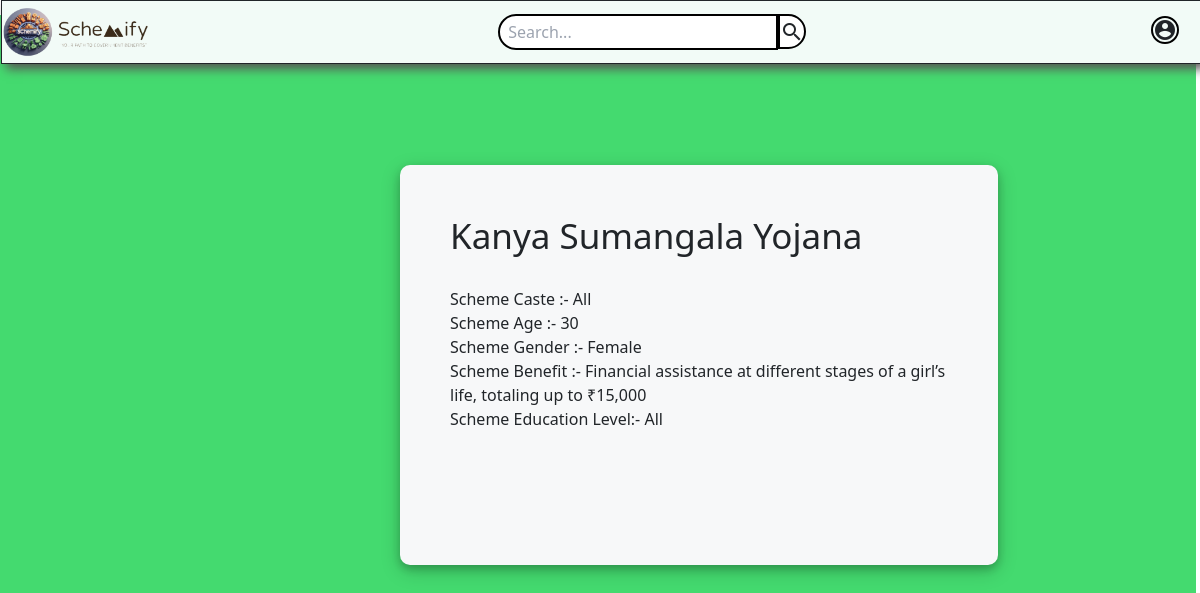
The app's page /schemeDetails/4 with its own data.
### myapp/models.py (models this page shows, shortened)
class SchemeData(models.Model):
      scheme_name = models.CharField(max_length = 100)
      scheme_caste = models.CharField(max_length = 100)
      scheme_annualIncome = models.IntegerField()
      scheme_gender = models.CharField(max_length=100, default='All')
      scheme_age = models.IntegerField(default=1)
      scheme_Minage = models.IntegerField(default=1)
      scheme_education_level = models.CharField(max_length = 100, default='NAN')
      scheme_benefits = models.TextField(default='NAN')
      class Meta:
        ordering = ['scheme_name']

### myapp/views.py (the view)
# urls.py: path('schemeDetails/<schemeID>',SchemeDetails , name='schemeDetails'),
def SchemeDetails(request, schemeID):
    scheme = SchemeData.objects.get(id = schemeID)
    data = {
        'schemeDetails' : scheme
    }
    return render(request, 'SchemeDetails.html', data)

### myapp/templates/schemeDetails.html (shortened to what this page needs)
<!DOCTYPE html>
<html lang="en">
<head>
    {% load static %}
    <link href="{% static 'details.css' %}" rel="stylesheet" />
    <script src="https://cdn.tailwindcss.com"></script>
    <link rel="stylesheet" href="https://cdnjs.cloudflare.com/ajax/libs/font-awesome/6.5.1/css/all.min.css">
      <link href="https://cdn.jsdelivr.net/npm/bootstrap@5.3.3/dist/css/bootstrap.min.css" rel="stylesheet">
</head>
<body>
        <div class="home-container">
          <div id="nav" class="home-header h-16 items-center">
            <div style="width: 150px;"><a href="/" class="size-full" ><img src="{% static 'Images/full logo.png' %}" class="rounded-full" alt=""></a></div>
            <span style="margin: 0 auto;" class="flex flex-shrink items-center searching">
                <input type="search" name="search" id="search" placeholder=" Search..." class="border-black border-solid border-2 rounded-l-full p-1 border-r-0" style=" width: 35vh;">
                <button type="button" name="search" class="material-icons bg-white rounded-r-full border-black border-l-0 border-2" style="height: 35.1px;">search</button>
            </span>
            <a href="/register" ><span class="material-icons mr-5 mb-0 mt-0 ml-0 border-black border-2 rounded-full">account_circle</span></a>
          </div>
        </div>
     <div class="mybody">
         <div class="mybox">
           <h1>{{schemeDetails.scheme_name}}</h1>
           <p style=" margin-top: 30px;">Scheme Caste :- {{schemeDetails.scheme_caste}}</p>
           <p >Scheme Age :- {{schemeDetails.scheme_age}}</p>
           <p >Scheme Gender :- {{schemeDetails.scheme_gender}}</p>
           <p >Scheme Benefit :- {{schemeDetails.scheme_benefits}}</p>
           <p >Scheme Education Level:- {{schemeDetails.scheme_education_level}}</p>
         </div>
      </div>
</body>
</html>

### myapp/static/details.css (style rules this page uses)
.home-header { gap: 5px; top: 0; width: 100%; display: flex; z-index: 100; position: fixed; flex-wrap: wrap; align-self: center; box-shadow: 5px 5px 10px 0px #575454; align-items: stretch; margin-left: 1px; border-color: var(--dl-color-gray-black); border-width: 1px; margin-right: 1px; padding-left: 1px; border-radius: var(--dl-radius-radius-radius4); margin-bottom: 2px; padding-right: 1px; animation-name: none; flex-direction: row; padding-bottom: 1px; animation-delay: 0s; justify-content:flex-start; background-color: #f2fbf7; animation-duration: 300ms; animation-direction: normal; animation-iteration-count: 1; animation-timing-function: ease; }
.mybody { position: fixed; margin-top: 15px; background-color: rgb(68, 218, 111); height: 100vh; }
.mybox { height:50%; width: 50%; border: 1px solid black; border-style: none; margin-left: 400px; margin-top: 150px; padding: 10px; box-shadow: 0 4px 8px 0 rgba(0, 0, 0, 0.2), 0 6px 20px 0 rgba(0, 0, 0, 0.19); border-radius: 10px; background-color: rgb(247, 248, 249); padding: 50px; }
.mybox h1 { font-size: 35px; font-weight: 400; }

### records on screen
SchemeData: scheme_name "Kanya Sumangala Yojana", scheme_caste "All", scheme_age "30", scheme_gender "Female", scheme_benefits "Financial assistance at different stages of a girl’s life, totaling up to ₹15,000", scheme_education_level "All"
